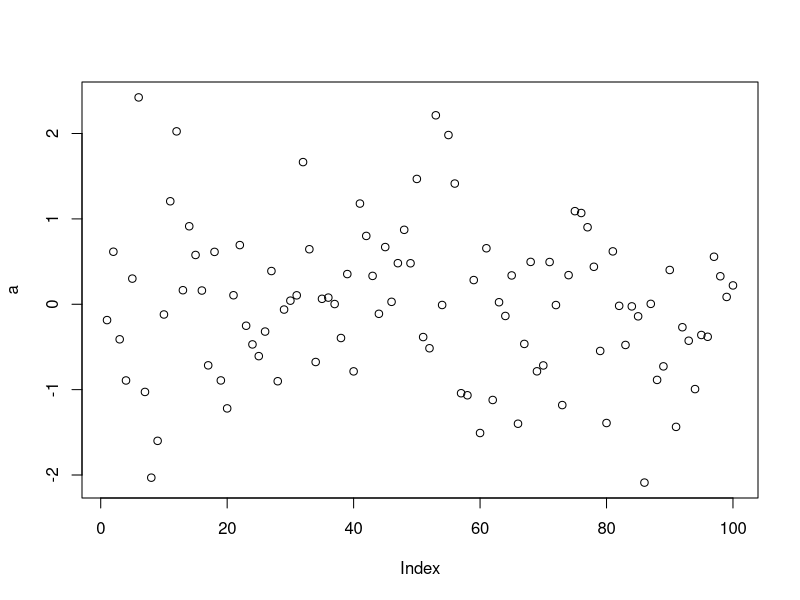
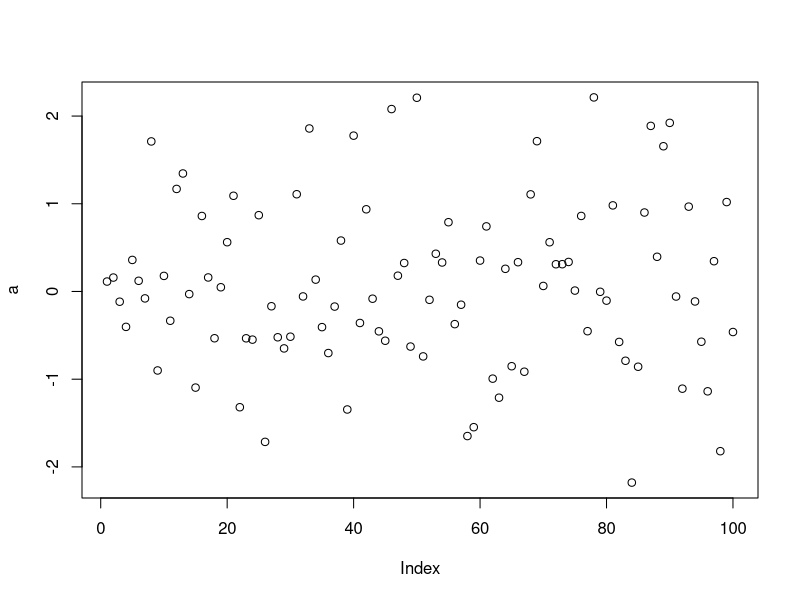

Source code (R) for these figures, in order:
## ---- chunk 1
knitr::opts_chunk$set(echo = TRUE, eval = TRUE)
# You can set up default seting using r setup
# Here by default we used `echo = TRUE` to tell all chunks to print out the source code
# We also used eval = TRUE so that all the code is evaluated and the results displayed
# Both of these options can be overriden in a particular chunk, though
## ---- chunk 2
# You can show the code and the output and shut off warnings
a <- rnorm(100)
plot(a) 
## ---- chunk 3
a <- rnorm(100)
plot(a) 
